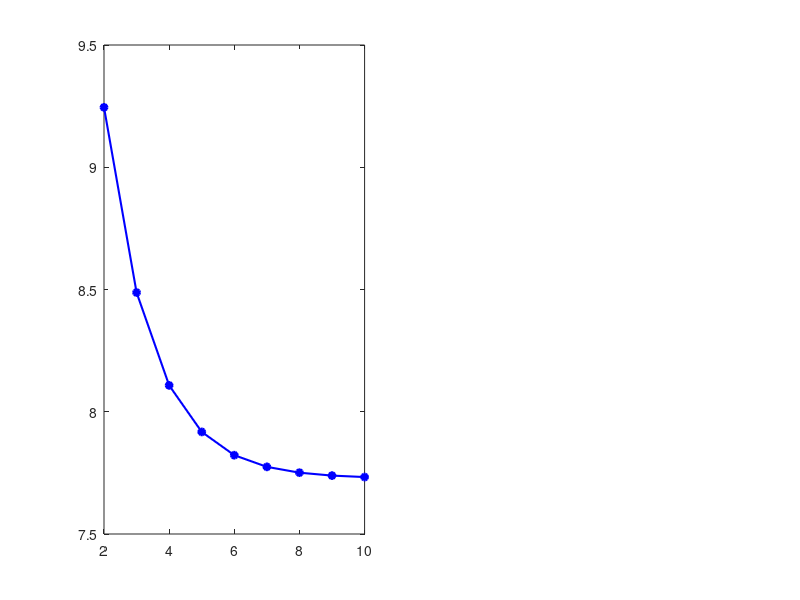

MATLAB code for this plot: (Note: this script raises an error after producing the figure.)
% question5.m
% Computes E(LBn) for increasing n = 2^2, 2^3, ..., 2^10 and studies
% convergence to the continuous-monitoring limit E(LB_inf) from Thompson (1999).


clear; 
clc;

%Parameters 
S0    = 100;
r     = 0.04;
sigma = 0.3;
K     = 100;
T     = 1;
df    = exp(-r*T);

%Continuous limit E(LB_inf) 
% Formula (7): E(LB_inf) = S0/T * int_0^T e^{-r(T-t)} N(arg(t)) dt - K*e^{-rT}*N(-gamma/sqrt(T/3))
% where arg(t) = (-gamma + sigma*t - sigma*t^2/(2T)) / sqrt(T/3)
%       gamma  = (ln(K/S0) - (r-sigma^2/2)*T/2) / sigma

gamma = (log(K/S0) - (r - sigma^2/2)*T/2) / sigma;

integrand = @(t) exp(-r*(T - t)) .* normcdf((-gamma + sigma*t - sigma*t.^2/(2*T)) / sqrt(T/3));

LB_inf = (S0/T) * integral(integrand, 0, T) - K*df*normcdf(-gamma/sqrt(T/3));

fprintf('E(LB_inf) = %.8f\n\n', LB_inf);

%Discrete E(LBn) for n = 2^2 to 2^10
powers = 2:10;
n_vec  = 2.^powers;
LB_n   = zeros(size(n_vec));

for idx = 1:length(n_vec)
    n  = n_vec(idx);
    dt = T / n;
    k  = (1:n)';

    % Shared quantities from equation (4)
    sigma_bar = sigma * sqrt((2*n + 1) / (3*n));
    T_bar     = (n + 1) * dt / 2;
    v         = sigma_bar * sqrt(T_bar);

    % Per-date quantities
    mu_k     = (r - 0.5*sigma^2) * k * dt;
    sig_k    = sigma * sqrt(k * dt);
    % Correct a_k: linear in k*(n+1-(k+1)/2), not sqrt
    a_k      = sigma * sqrt(dt) .* k .* (n + 1 - (k+1)/2) / sqrt(n*(n+1)*(2*n+1)/6);
    exp_term = exp(mu_k + 0.5*sig_k.^2);

    b = (log(S0/K) + (r - 0.5*sigma^2)*T_bar) / v;

    % Curran formula (3)
    LB_n(idx) = (S0*df/n) * sum(exp_term .* normcdf(b + a_k)) - K*df*normcdf(b);
end

%Print convergence table 
fprintf('%-6s | %-14s | %-18s | %-8s\n', 'n', 'E(LBn)', '|E(LBn)-E(LBinf)|', 'Ratio');
fprintf('%s\n', repmat('-', 1, 55));
prev_err = NaN;
for idx = 1:length(n_vec)
    err = abs(LB_n(idx) - LB_inf);
    if isnan(prev_err)
        ratio_str = '---';
    else
        ratio_str = sprintf('%.3f', prev_err/err);
    end
    fprintf('%-6d | %-14.8f | %-18.8f | %s\n', n_vec(idx), LB_n(idx), err, ratio_str);
    prev_err = err;
end

% Plot
fig = figure;
set(fig, 'Units', 'centimeters', 'Position', [0 0 18 7]); 

subplot(1,2,1);
plot(powers, LB_n, 'b-o', 'LineWidth', 1.5, 'MarkerFaceColor', 'b', 'MarkerSize', 5);
hold on;
yline(LB_inf, 'r--', 'LineWidth', 1.5);
xlabel('log_2(n)'); ylabel('Value');
title('E(LB_n) convergence to E(LB_\infty)');
legend('E(LB_n)', 'E(LB_\infty)', 'Location', 'northeast');
set(gca, 'XTick', powers); grid on;

subplot(1,2,2);
semilogy(powers, abs(LB_n - LB_inf), 'b-o', 'LineWidth', 1.5, ...
         'MarkerFaceColor', 'b', 'MarkerSize', 5);
xlabel('log_2(n)'); ylabel('|E(LB_n) - E(LB_\infty)|');
title('Absolute error (log scale)');
set(gca, 'XTick', powers); grid on;
exportgraphics(fig, 'fig_q5_convergence.pdf', 'ContentType', 'vector');
